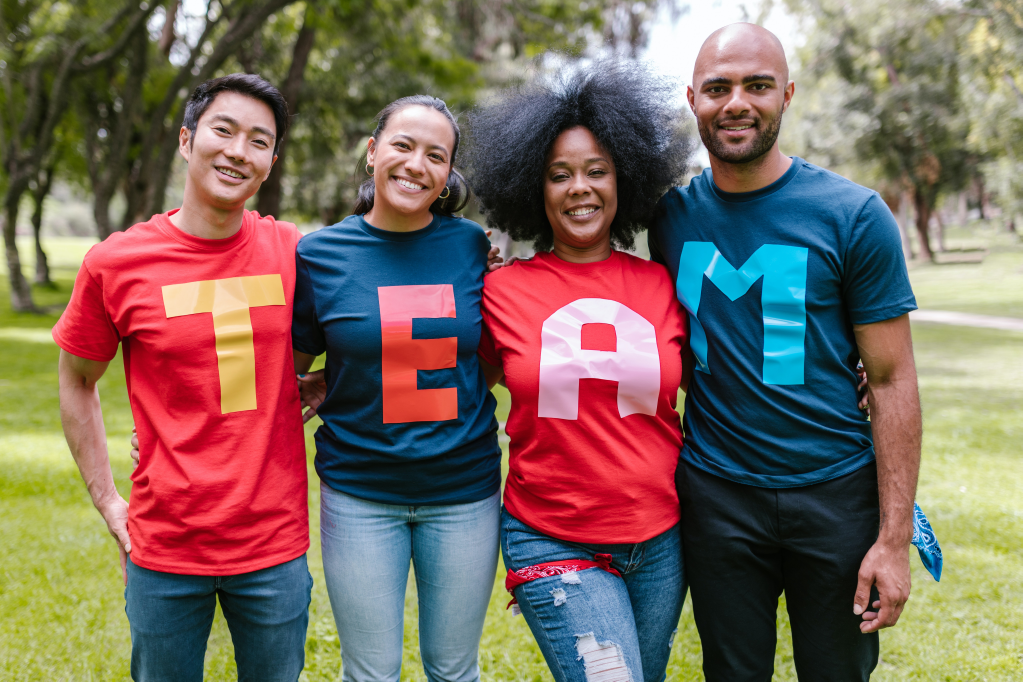
#> input picture module_3/images/people.jpg, 6133 x 4089 px (shown at 1/6 size)
$ jupyter execute cascade_classifiers.ipynb
#> lines starting #> are read from the running program, lines starting #| are printed output that depends on the picture; after the words box and inside, x2 and y2 are one past the last pixel; in counts of white or black regions, pixels touching at a corner belong together
[cell 1]
import cv2

[cell 2]
# Load the cascade classifier
cascade = cv2.CascadeClassifier('haarcascade_frontalface_default.xml')

[cell 3]
image = cv2.imread('images/people.jpg')
#> image is the input picture: shape (4089, 6133, 3); mean B, G, R 95.3, 105, 123.6
image = cv2.resize(image, (1000, 800))
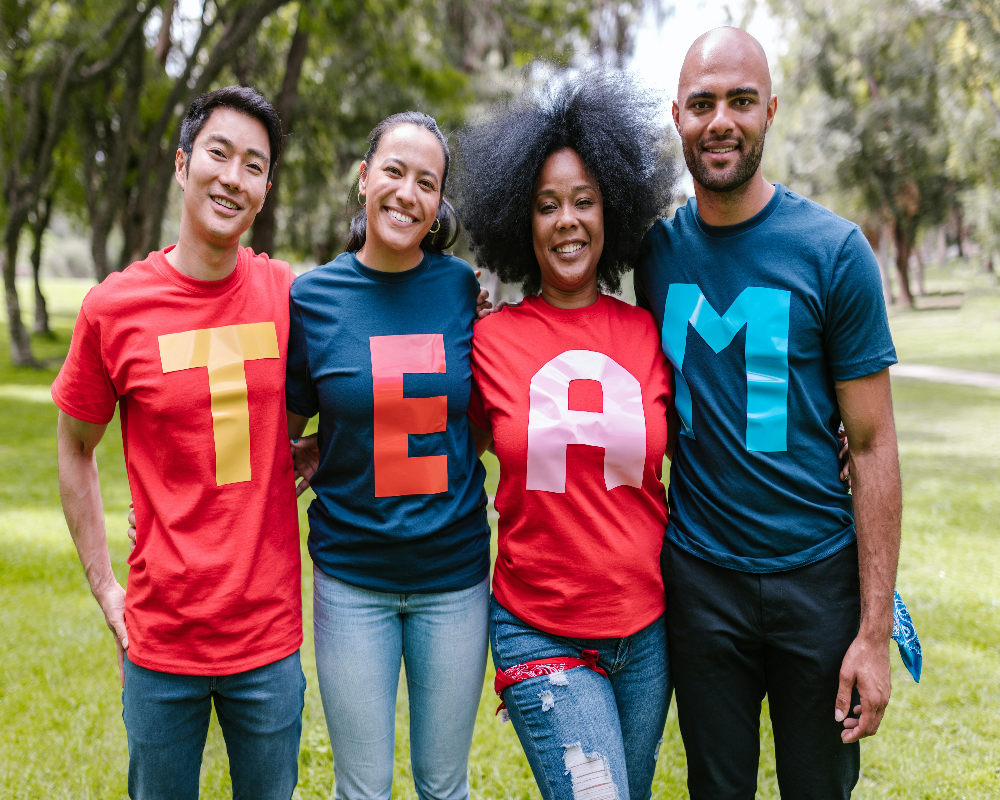
#> image: shape (800, 1000, 3); mean B, G, R 95.2, 104.9, 123.5

[cell 4]
# Detect objects
faces = cascade.detectMultiScale(image, scaleFactor=1.1, minNeighbors=5, minSize=(30, 30))
#> faces = [[325, 628, 67, 67], [195, 377, 63, 63], [518, 167, 98, 98], [881, 406, 86, 86], [661, 56, 121, 121], [354, 135, 104, 104], [171, 110, 120, 120]]

for (x, y, w, h) in faces:
    cv2.rectangle(image, (x, y), (x+w, y+h), (0, 255, 0), 3)
#> this loop made 7 passes
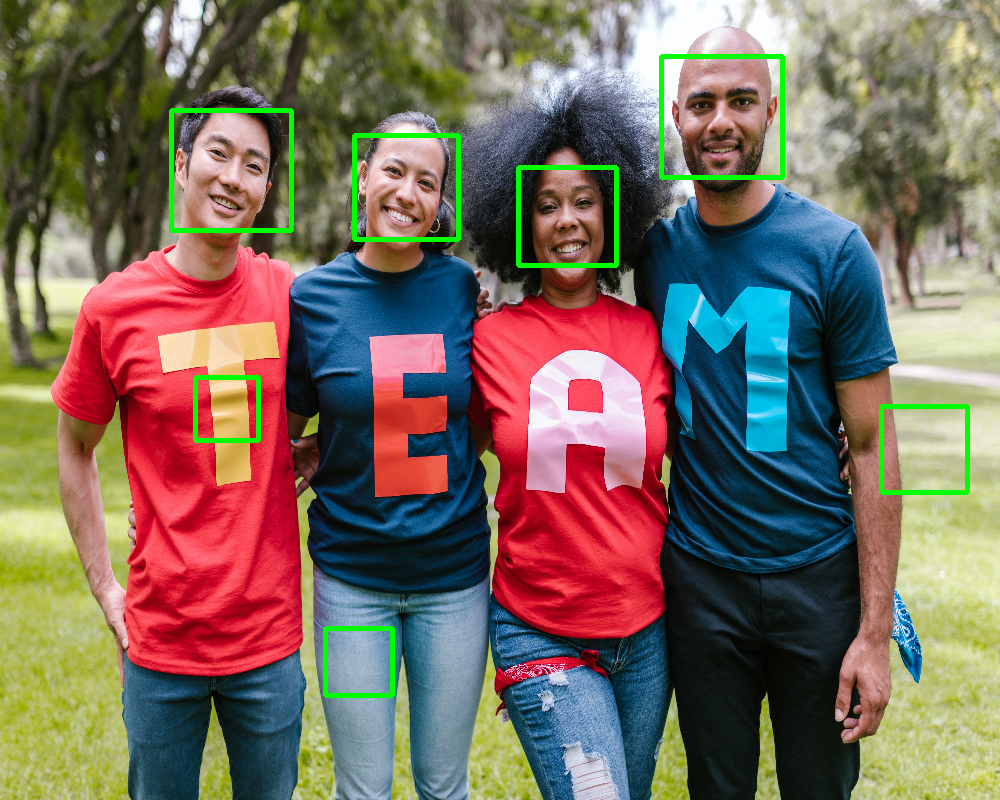
#> image: shape (800, 1000, 3); 1.64% of pixels changed, all inside (x1, y1, x2, y2) = (169, 54, 970, 698)

# Display the image with bounding boxes
cv2.imshow('People', image)
cv2.waitKey(0)
cv2.destroyAllWindows()

[cell 5]
image = cv2.imread('images/people.jpg')
image = cv2.resize(image, (1000, 800))

# Detect objects
faces2 = cascade.detectMultiScale(image, scaleFactor=1.1, minNeighbors=5, minSize=(90, 90))
#> faces2 = [[661, 56, 121, 121], [354, 135, 104, 104], [515, 165, 103, 103], [171, 110, 120, 120]]

for (x, y, w, h) in faces2:
    cv2.rectangle(image, (x, y), (x+w, y+h), (0, 255, 0), 3)
#> this loop made 4 passes
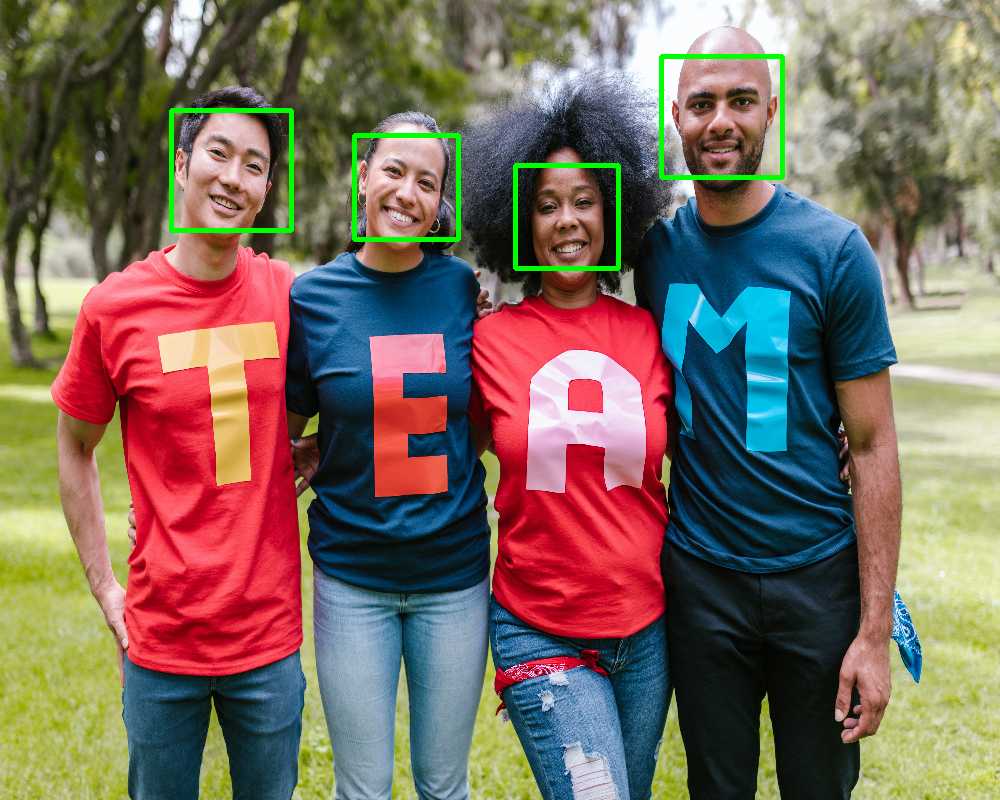
#> image: shape (800, 1000, 3); 1.11% of pixels changed, all inside (x1, y1, x2, y2) = (169, 54, 785, 271)

# Display the image with bounding boxes
cv2.imshow('People', image)
cv2.waitKey(0)
cv2.destroyAllWindows()
